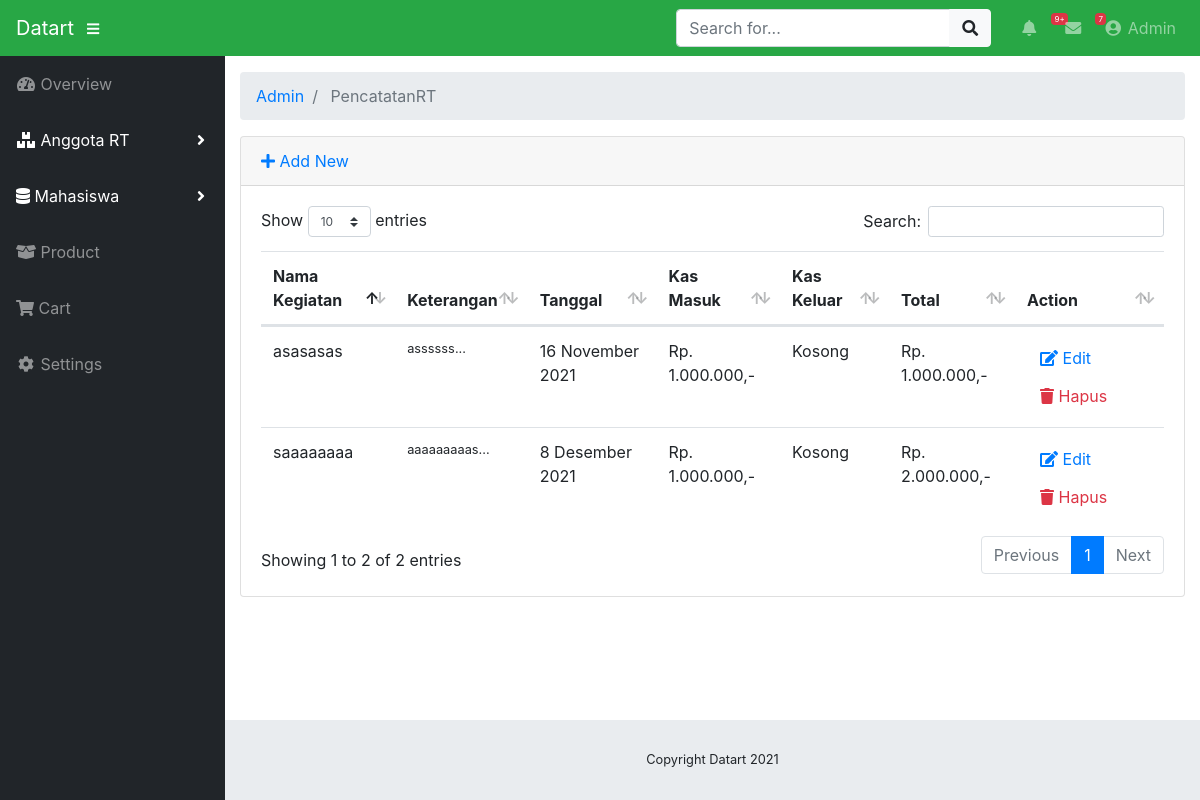
/index.php/admin/PencatatanRT, run on the app's committed database.
### tables this page shows
CREATE TABLE `tb_anggota` (
  `id_kegiatan` int(20) NOT NULL,
  `nama_kegiatan` varchar(255) NOT NULL,
  `keterangan` text NOT NULL,
  `tanggal` date NOT NULL,
  `kas_masuk` varchar(255) NOT NULL,
  `kas_keluar` varchar(255) NOT NULL,
  `total` varchar(255) NOT NULL
);

### application/controllers/admin/PencatatanRT.php (called while the page is built, shortened)
<?php
class PencatatanRT extends CI_Controller
{
    public function __construct()
    {
        $this->load->model("anggota_model");
        $this->load->library('form_validation');
    }
    public function index()
    {
        $data["PencatatanRT"] = $this->anggota_model->getAll();
        $this->load->view("admin/anggota/list", $data);
    }
}

### index.php (called while the page is built, shortened)
<?php
require_once BASEPATH.'core/CodeIgniter.php';

### application/models/Anggota_model.php (called while the page is built, shortened)
<?php defined('BASEPATH') OR exit('No direct script access allowed');
class Anggota_model extends CI_Model
{
    private $_table = "tb_anggota";
    public function getAll()
    {
        return $this->db->get($this->_table)->result();
    }
}

### application/helpers/tanggal_helper.php (called while the page is built, shortened)
<?php
if ( ! function_exists('dateindo'))
{
 function dateindo($date) {
        if ($date=='0000-00-00')
        {
        	return $kosong='-';
        }
        else
        {
        	$bulanindo = array("Januari", "Februari", "Maret",
                           "April", "Mei", "Juni",
                           "Juli", "Agustus", "September",
                           "Oktober", "November", "Desember");
	        $tahun = substr($date, 0, 4);
	        $bulan = substr($date, 5, 2);
	        $tgl   = substr($date, 8, 2);
	        $result = (int)$tgl . " " . $bulanindo[(int)$bulan-1] . " ". $tahun;
	        return $result;
        }
	}
}
if ( ! function_exists('rupiah')){
	function rupiah($angka)
	{
		if($angka==null){
			return "Kosong";
		}
		else
		{
			$jumlah_desimal="0";
			$pemisah_desimal=",";
			$pemisah_ribuan=".";
			return  $rupiah="Rp. ".number_format($angka,$jumlah_desimal,$pemisah_desimal,$pemisah_ribuan).",-";
		}
	}
}

### application/views/admin/anggota/list.php (the view, shortened to what this page needs)
<!DOCTYPE html>
<html lang="en">
<head>
</head>
<body id="page-top">
	<div id="wrapper">
		<div id="content-wrapper">
			<div class="container-fluid">
				<div class="card mb-3">
					<div class="card-header">
						<a href="<?php echo site_url('admin/PencatatanRT/add') ?>"><i class="fas fa-plus"></i> Add New</a>
					</div>
					<div class="card-body">
						<div class="table-responsive">
							<table class="table table-hover" id="dataTable" width="100%" cellspacing="0">
								<thead>
									<tr>
										<th>Nama Kegiatan</th>
										<th>Keterangan</th>
										<th>Tanggal</th>
										<th>Kas Masuk</th>
										<th>Kas Keluar</th>
										<th>Total</th>
										<th>Action</th>
									</tr>
								</thead>
								<tbody>
									<?php foreach ($PencatatanRT as $anggota): ?>
									<tr>
										<td width="200">
											<?php echo $anggota->nama_kegiatan ?>
										</td>
										<td class="small">
											<?php echo substr($anggota->keterangan, 0, 120) ?>...
										</td>
										<td width="200">
											<?php echo dateindo($anggota->tanggal) ?>
										</td>
										<td width="150">
											<?php echo rupiah($anggota->kas_masuk) ?>
										</td>
										<td width="150">
											<?php echo rupiah($anggota->kas_keluar) ?>
										</td>
										<td width="150">
											<?php echo rupiah($anggota->total) ?>
										</td>
										<td width="250">
											<a href="<?php echo site_url('admin/PencatatanRT/edit/'.$anggota->id_kegiatan) ?>"
											 class="btn btn-small"><i class="fas fa-edit"></i> Edit</a>
											<a onclick="deleteConfirm('<?php echo site_url('admin/PencatatanRT/delete/'.$anggota->id_kegiatan) ?>')"
											 href="#!" class="btn btn-small text-danger"><i class="fas fa-trash"></i> Hapus</a>
										</td>
									</tr>
									<?php endforeach; ?>
								</tbody>
							</table>
						</div>
					</div>
				</div>
			</div>
		</div>
	</div>
</body>
</html>

### css/sb-admin.css (style rules this page uses)
html { position: relative; min-height: 100%; }
body { height: 100%; }
#wrapper { display: -webkit-box; display: -ms-flexbox; display: flex; }
#wrapper #content-wrapper { overflow-x: hidden; width: 100%; padding-top: 1rem; padding-bottom: 80px; }
:root { --input-padding-x: 0.75rem; --input-padding-y: 0.75rem; }

### data on the page
tb_anggota: nama_kegiatan "asasasas", keterangan "assssss", tanggal "16 November 2021", kas_masuk "Rp. 1.000.000,-", kas_keluar "Kosong", total "Rp. 1.000.000,-"
tb_anggota: nama_kegiatan "saaaaaaaa", keterangan "aaaaaaaaas", tanggal "8 Desember 2021", kas_masuk "Rp. 1.000.000,-", kas_keluar "Kosong", total "Rp. 2.000.000,-"

### other printed values
SITE_NAME "Datart"
$segment "Admin"
$segment "PencatatanRT"
Date('Y') "2021"
